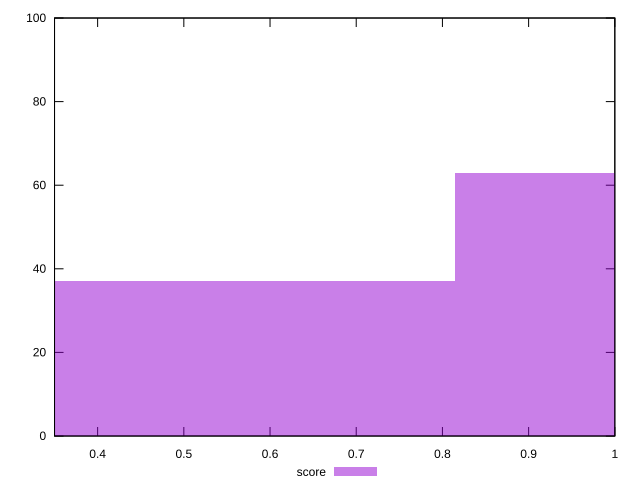

Recreate this plot in gnuplot.
reset

$score <<EOF
0.5431241111716121 37
1.0862482223432242 63
EOF

set key outside below
set boxwidth 0.5431241111716121
set xrange [0.35:1]
set yrange [0:100]
set trange [0:100]
set style fill transparent solid 0.5 noborder
set terminal svg size 640, 490 enhanced background rgb 'white'
set output "report_00017_2021-02-10T15-08-03.406Z/first-cpu-idle/samples/pages+cached+noadtech/score/histogram.svg"

plot $score title "score" with boxes

reset
